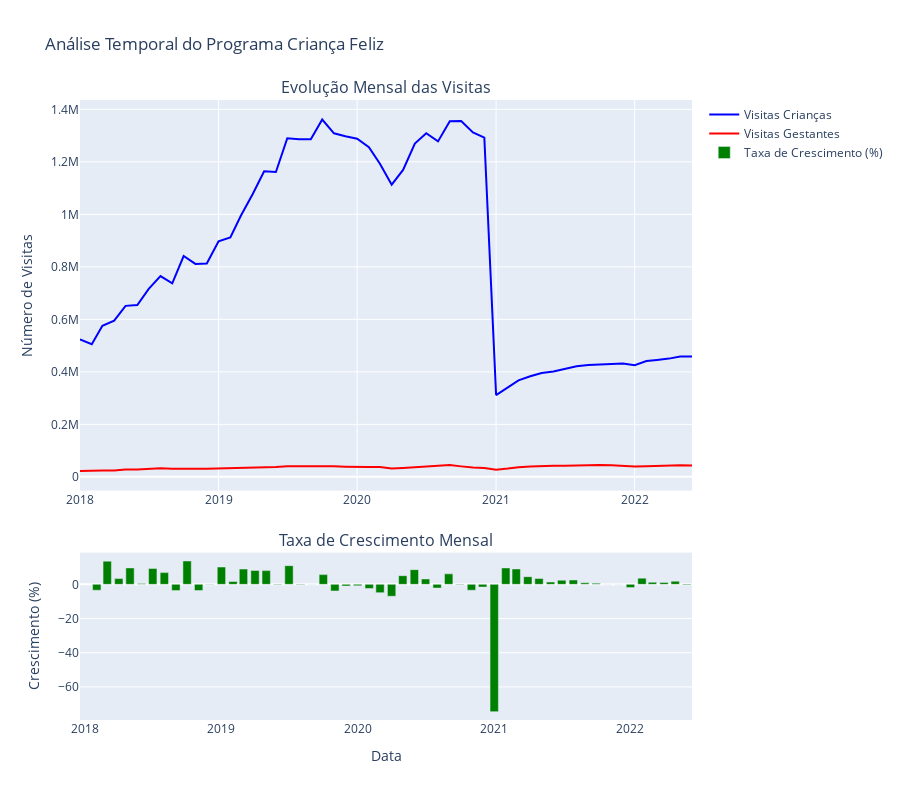

The cell this chart's notebook holds for it:
### Code cell
df_temporal = df_pcf.groupby('data').agg({
    'visitas_criancas': 'sum',
    'visitas_gestantes': 'sum',
    'total_visitas': 'sum'
}).reset_index()

# Criar visualização interativa
fig = make_subplots(
    rows=2, cols=1,
    subplot_titles=('Evolução Mensal das Visitas', 'Taxa de Crescimento Mensal'),
    vertical_spacing=0.1,
    row_heights=[0.7, 0.3]
)

# Gráfico de linhas
fig.add_trace(
    go.Scatter(x=df_temporal['data'], y=df_temporal['visitas_criancas'],
               name='Visitas Crianças', line=dict(color='blue', width=2)),
    row=1, col=1
)
fig.add_trace(
    go.Scatter(x=df_temporal['data'], y=df_temporal['visitas_gestantes'],
               name='Visitas Gestantes', line=dict(color='red', width=2)),
    row=1, col=1
)

# Taxa de crescimento
df_temporal['crescimento_total'] = df_temporal['total_visitas'].pct_change() * 100
fig.add_trace(
    go.Bar(x=df_temporal['data'], y=df_temporal['crescimento_total'],
           name='Taxa de Crescimento (%)', marker_color='green'),
    row=2, col=1
)

fig.update_layout(height=800, title_text="Análise Temporal do Programa Criança Feliz")
fig.update_xaxes(title_text="Data", row=2, col=1)
fig.update_yaxes(title_text="Número de Visitas", row=1, col=1)
fig.update_yaxes(title_text="Crescimento (%)", row=2, col=1)
fig.show()
